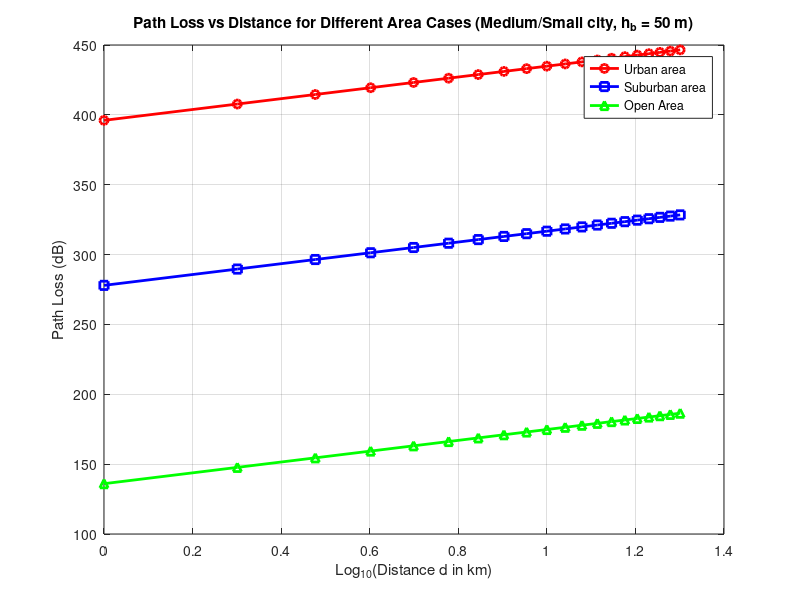

The MATLAB script that drew this image:

f_c = 900 * 10^6;  
h_b = 50;          
h_m = 1.5;        
d = (1:20) * 1000; 

a1 = (1.1 * log10(f_c) - 0.7) * h_m - 1.56 * log10(f_c) + 0.8;
a2 = 8.28 * (log10(1.54 * h_m))^2 - 1.1;
a3 = 3.2 * (log10(11.75 * h_m))^2 - 4.97;

A1 = 69.55 + 26.16 * log10(f_c) - 13.82 * log10(h_b) - a1;
A2 = 69.55 + 26.16 * log10(f_c) - 13.82 * log10(h_b) - a2;
A3 = 69.55 + 26.16 * log10(f_c) - 13.82 * log10(h_b) - a3;

B = 49.9 - 6.55 * log10(h_b);
C = 5.4 + 2 * (log10(f_c / 28))^2;
D = 40.94 + 4.78 * (log10(f_c))^2 - 18.33 * log10(f_c);

Lp1 = A1 + B .* log10(d);        
Lp2 = A1 + B .* log10(d) - C;      
Lp3 = A1 + B .* log10(d) - D;      
Lp4 = A3 + B .* log10(d);          
Lp5 = A3 + B .* log10(d) - C;      
Lp6 = A3 + B .* log10(d) - D;      

figure(1);
plot(log10(d/1000), Lp1, 'r-o', 'LineWidth', 2, 'DisplayName', 'Urban area');
hold on;
plot(log10(d/1000), Lp2, 'b-s', 'LineWidth', 2, 'DisplayName', 'Suburban area');
plot(log10(d/1000), Lp3, 'g-^', 'LineWidth', 2, 'DisplayName', 'Open Area');
hold off;
xlabel('Log_{10}(Distance d in km)');
ylabel('Path Loss (dB)');
title('Path Loss vs Distance for Different Area Cases (Medium/Small city, h_b = 50 m)');
legend('Location', 'best');
grid on;

